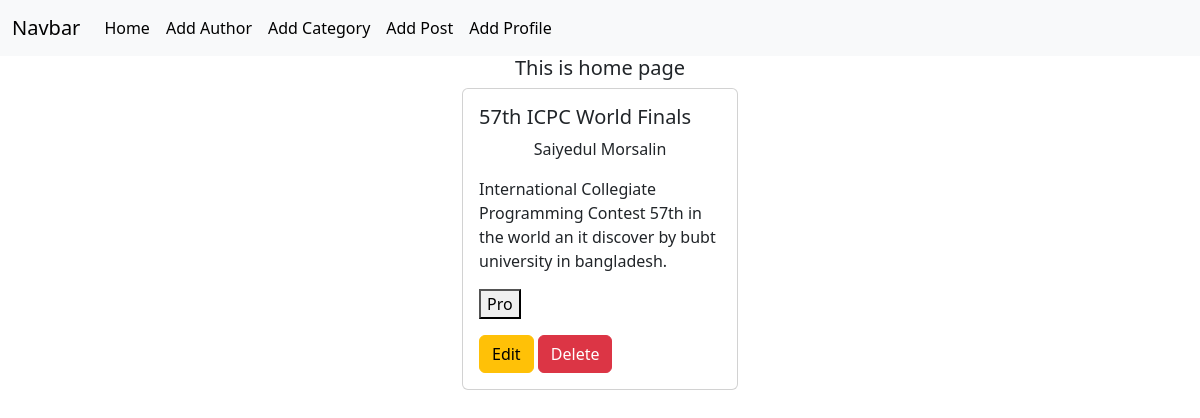
The app's page /, older data.
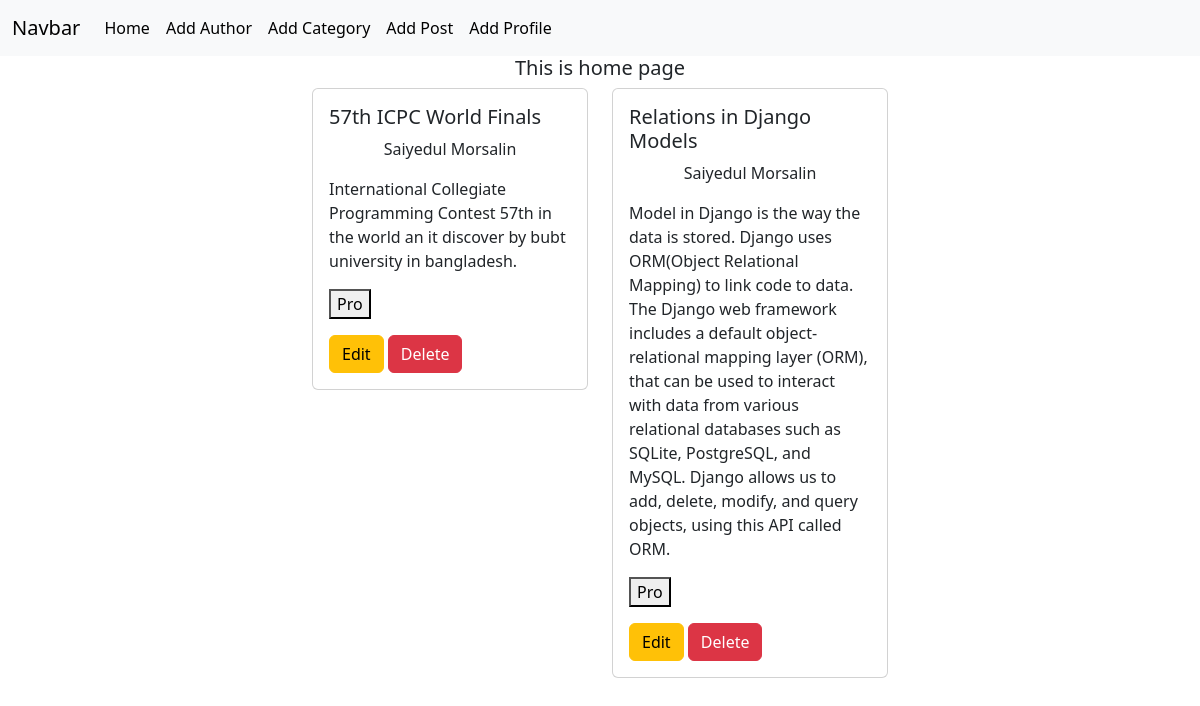
The same page, newer data.
### post/models.py (models this page shows)
class PostModel(models.Model):
    title = models.CharField(max_length=50)
    content = models.TextField()
    category = models.ManyToManyField(Category)
    author = models.ForeignKey(Author,on_delete=models.CASCADE)
    def __str__(self):
        return self.title

### author/models.py (models this page shows, shortened)
class Author(models.Model):
    name = models.CharField(max_length=100)
    bio = models.TextField()
    phone_number = models.CharField(max_length=11)

### categories/models.py (models this page shows, shortened)
class Category(models.Model):
    name  = models.CharField(max_length=100)

### blog_project/views.py (the view)
# urls.py: path('', views.home_page,name="home_page"),
def home_page(request):
    data = PostModel.objects.all()
    print(data)
    return render(request,'index.html',{'data':data})

### templates/index.html (shortened to what this page needs)
{% extends 'base.html' %}
{% load static %}
{% block main_content %}
  <h5 class="text-center">This is home page</h5>
  <div class="container-fluid">
    <div class="row d-flex flex-wrap justify-content-center">
      {% for post in data %}
        <div class="col-sm-3 mb-3 mb-sm-0">
          <div class="card">
            <div class="card-body">
              <h5 class="card-title">{{ post.title }}</h5>
              <p class="text-center">{{ post.author.name }}</p>
              <p class="card-text">{{ post.content }}</p>
              <p>
                {% for cat in post.category.all %}
                  <button>{{ cat.name }}</button>
                {% endfor %}
              </p>
              <a class="btn btn-warning" href="{% url 'edit_post' post.id %}">Edit</a>
              <a class="btn btn-danger" href="{% url 'delete_post' post.id %}">Delete</a>
            </div>
          </div>
        </div>
      {% endfor %}
    </div>
  </div>
{% endblock %}

### templates/base.html (shortened to what this page needs)
<!DOCTYPE html>
<html lang="en">
  <head>
    <link href="https://cdn.jsdelivr.net/npm/bootstrap@5.3.3/dist/css/bootstrap.min.css" rel="stylesheet" />
  </head>
  <body>
    <header>
      <nav class="navbar navbar-expand-lg bg-body-tertiary">
        <div class="container-fluid">
          <a class="navbar-brand" href="#">Navbar</a>
          <div class="collapse navbar-collapse" id="navbarSupportedContent">
            <ul class="navbar-nav me-auto mb-2 mb-lg-0">
              <li class="nav-item">
                <a class="nav-link active" aria-current="page" href="{% url 'home_page' %}">Home</a>
              </li>
              <li class="nav-item">
                <a class="nav-link active" aria-current="page" href="{% url 'add_author_page' %}">Add Author</a>
              </li>
              <li class="nav-item">
                <a class="nav-link active" aria-current="page" href="{% url 'add_category' %}">Add Category</a>
              </li>
              <li class="nav-item">
                <a class="nav-link active" aria-current="page" href="{% url 'add_post' %}">Add Post</a>
              </li>
              <li class="nav-item">
                <a class="nav-link active" aria-current="page" href="{% url 'add_profile' %}">Add Profile</a>
              </li>
            </ul>
          </div>
        </div>
      </nav>
    </header>
    <main>
      {% block main_content %}
      {% endblock %}
    </main>
  </body>
</html>

Row changes from the older to the newer data that the page shows:
added PostModel: title "Relations in Django Models", author.name "Saiyedul Morsalin", content "Model in Django is the way the data is stored. Django uses ORM(Object Relational Mapping) to link code to data. The Django web framework includes a default object-relational mapping layer (ORM), that can be used to interact with data from various relational databases such as SQLite, PostgreSQL, and MySQL. Django allows us to add, delete, modify, and query objects, using this API called ORM.", Category (name "Pro")
